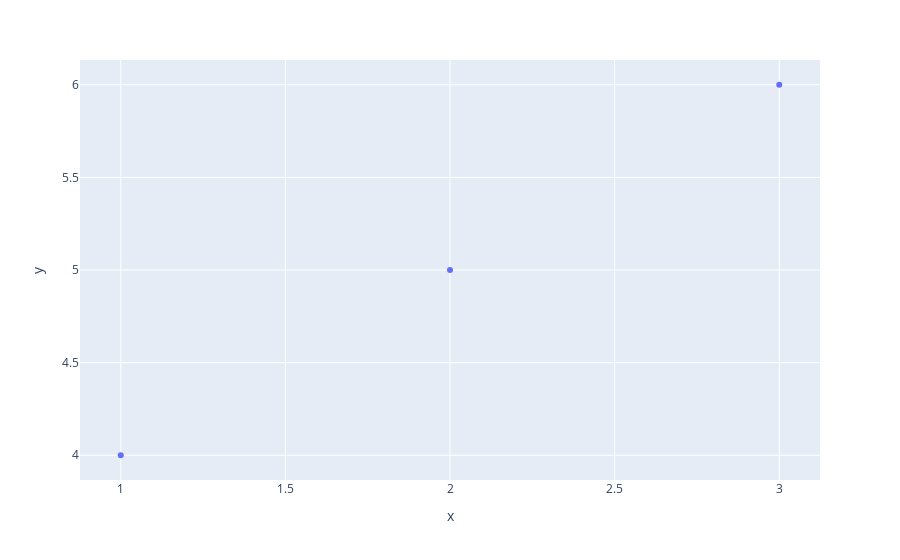

Notebook code for this chart:
### Code cell
import plotly.express as px

fig = px.scatter(x=[1,2,3], y=[4,5,6])
fig.show()

### Figure 1 — Plotly figure (JSON) as saved in the notebook; plotly's stock layout.template omitted (floating-point values rounded to 4 significant figures)
{"data": [{"hovertemplate": "x=%{x}<br>y=%{y}<extra></extra>", "legendgroup": "", "marker": {"color": "#636efa", "symbol": "circle"}, "mode": "markers", "name": "", "orientation": "v", "showlegend": false, "type": "scatter", "x": [1, 2, 3], "xaxis": "x", "y": [4, 5, 6], "yaxis": "y"}], "layout": {"autosize": true, "legend": {"tracegroupgap": 0}, "margin": {"t": 60}, "xaxis": {"anchor": "y", "autorange": true, "domain": [0, 1], "range": [0.879, 3.121], "title": {"text": "x"}, "type": "linear"}, "yaxis": {"anchor": "x", "autorange": true, "domain": [0, 1], "range": [3.845, 6.155], "title": {"text": "y"}, "type": "linear"}}}
